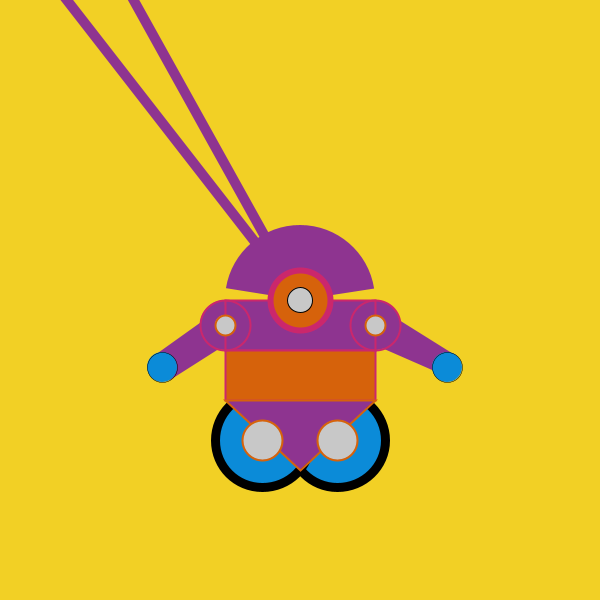
Frame 1 (no input)
Frame 60 (the mouse pressed at the canvas centre just before this capture): identical to frame 1, image omitted
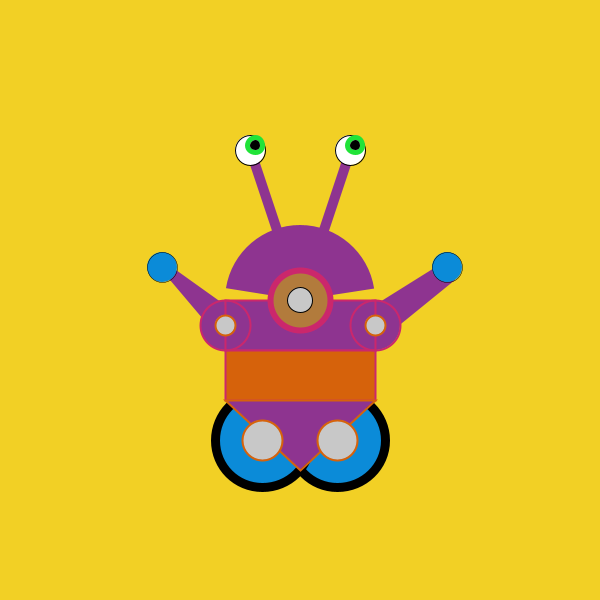
Frame 120 (the mouse held since frame 60 and released just before this capture)

The Processing sketch that drew these frames (run headless with seeded random() and noise(); from frame 60 on, the mouse is pressed at the canvas centre):

// Processing sketch: processing_60869
// ── processing_60869.pde

int x=300;
int y=300;

int o=400;
int p=300;

float circleX =0;
float circleY =0;

void setup() {
 size(600, 600);
//background(242, 208,37, 50); //yellow
//background(58, 191, 229, 193); //blue
smooth();
}

void draw(){
  int targetX=mouseX;

    x+= (targetX - x);
  
  int targetY=mouseY;
  y+= (targetY - y);
 background(242, 208,37, 50); //yellow

 //background(200);

//EYES

//Antennae
strokeWeight(10);
stroke(142, 52, 144, 298); //purple
line(x+50,y-150,300, 300); // eye line
line(x-50,y-150, 300, 300); //eye line

//Eye Balls
strokeWeight(1);
stroke(0); //black
fill(255); //white
ellipse(x+50,y-150, 30, 30); 
ellipse(x-50, y-150, 30, 30);

strokeWeight(5);
//stroke(100); // black
stroke(32, 227, 56); //green
ellipse(x-45, y-155, 15, 15);//iris
ellipse(x+55, y-155, 15, 15);//iris
stroke(0); //black
ellipse(x-45, y-155, 5, 5);//pupil
ellipse(x+55, y-155, 5, 5);//pupil

//HEAD
noStroke();
fill(142, 52, 144); //purple
arc(300, 300, 150, 150, 3.3, 6.13);

//ARMS

int targetO=mouseX;
int targetP=mouseY;
  if (mousePressed){
o+= targetO - o; 
  }
  
  if (mousePressed){
     p+= targetP - p;
  }

arc(225, 325, 50, 50, 1.57, 4.71);//left
//arc(225, 325, 50, 50, 4.71, 1.57); why doesnt this work? 
ellipse(375, 325, 50, 50);

quad(225, 305, 225, 345, p-130, o-20, p-145, o-45);
quad(375, 305, 375, 345, p+155, o-20, p+155, o-45);
//hand
strokeWeight(0.5);
stroke(0); //black
fill(11, 139, 216); //blue
ellipse(p-138, o-33, 30, 30);
ellipse(p+147, o-33, 30, 30);
fill(200);
//noStroke();
//triangle(162, 367, 132, 387, 150, 355);
//triangle(447, 367, 480, 387, 460, 355);


//LEGS 
strokeWeight(9);
stroke(0); //black
fill(11, 139, 216); //blue

if (mouseX>167.5 && mouseX<357.5 && mouseY>345 && mouseY<535) {
  fill(203, 39, 108, 334);// pink
}
ellipse(337.5, 440, 95, 95);
if (mouseX>242.5 && mouseX<432.5 && mouseY>345 && mouseY<535) {
  fill(203, 39, 108, 334);// pink
}
ellipse(262.5, 440, 95, 95);

//BODY
strokeWeight(2);
stroke(203, 39, 108, 334);// pink
fill(142, 52, 144, 298);// purple
rect(225, 300, 150, 50);
fill(214, 98, 11);// orange
rect(225, 350, 150, 50);
//Middlemouth
  circleX = random(1, 600);
  circleY = random(1, 600);
strokeWeight(6);
stroke(203, 39, 108, 334); //pink
fill(214, 98, 11); //orange
frameRate(5);
if (mousePressed) {
  fill(circleX, circleY, 60);
}
ellipse(300, 300, 60, 60);
fill(200); // grey
strokeWeight(1);
stroke(0);//back
ellipse(300, 300, 25, 25);

//Arms
noFill();
strokeWeight(2);
stroke(203, 39, 108, 334);
ellipse(225, 325, 50, 50);
ellipse(375, 325, 50, 50);



//Armholes
fill(200); // grey
strokeWeight(2);
stroke(214, 98, 11);// orange
ellipse(225, 325, 20, 20);
ellipse(375, 325, 20, 20);



//Legholes
strokeWeight(2);
fill(142, 52, 144); //purple
triangle(225, 400, 375, 400, 300, 470);
fill(200); // grey
strokeWeight(2);
stroke(214, 98, 11); //orange
ellipse(262.5, 440, 40, 40);
ellipse(337.5, 440, 40, 40);


}
